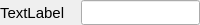
<?xml version="1.0" encoding="UTF-8"?>
<ui version="4.0">
 <class>inputparameter</class>
 <widget class="QWidget" name="inputparameter">
  <property name="geometry">
   <rect>
    <x>0</x>
    <y>0</y>
    <width>200</width>
    <height>25</height>
   </rect>
  </property>
  <property name="sizePolicy">
   <sizepolicy hsizetype="Preferred" vsizetype="Fixed">
    <horstretch>0</horstretch>
    <verstretch>0</verstretch>
   </sizepolicy>
  </property>
  <property name="minimumSize">
   <size>
    <width>0</width>
    <height>25</height>
   </size>
  </property>
  <property name="maximumSize">
   <size>
    <width>16777215</width>
    <height>25</height>
   </size>
  </property>
  <property name="windowTitle">
   <string>Form</string>
  </property>
  <layout class="QHBoxLayout" name="horizontalLayout">
   <property name="spacing">
    <number>0</number>
   </property>
   <property name="leftMargin">
    <number>0</number>
   </property>
   <property name="topMargin">
    <number>0</number>
   </property>
   <property name="rightMargin">
    <number>0</number>
   </property>
   <property name="bottomMargin">
    <number>0</number>
   </property>
   <item>
    <widget class="QLabel" name="label_name">
     <property name="sizePolicy">
      <sizepolicy hsizetype="Expanding" vsizetype="Minimum">
       <horstretch>0</horstretch>
       <verstretch>0</verstretch>
      </sizepolicy>
     </property>
     <property name="font">
      <font>
       <pointsize>11</pointsize>
      </font>
     </property>
     <property name="text">
      <string>TextLabel</string>
     </property>
    </widget>
   </item>
   <item>
    <spacer name="horizontalSpacer">
     <property name="orientation">
      <enum>Qt::Horizontal</enum>
     </property>
     <property name="sizeHint" stdset="0">
      <size>
       <width>40</width>
       <height>20</height>
      </size>
     </property>
    </spacer>
   </item>
   <item>
    <widget class="QLineEdit" name="output_value">
     <property name="sizePolicy">
      <sizepolicy hsizetype="Expanding" vsizetype="Expanding">
       <horstretch>0</horstretch>
       <verstretch>0</verstretch>
      </sizepolicy>
     </property>
     <property name="maximumSize">
      <size>
       <width>16777215</width>
       <height>16777215</height>
      </size>
     </property>
     <property name="font">
      <font>
       <pointsize>11</pointsize>
      </font>
     </property>
     <property name="layoutDirection">
      <enum>Qt::RightToLeft</enum>
     </property>
     <property name="alignment">
      <set>Qt::AlignRight|Qt::AlignTrailing|Qt::AlignVCenter</set>
     </property>
     <property name="readOnly">
      <bool>true</bool>
     </property>
    </widget>
   </item>
  </layout>
 </widget>
 <resources/>
 <connections/>
</ui>
